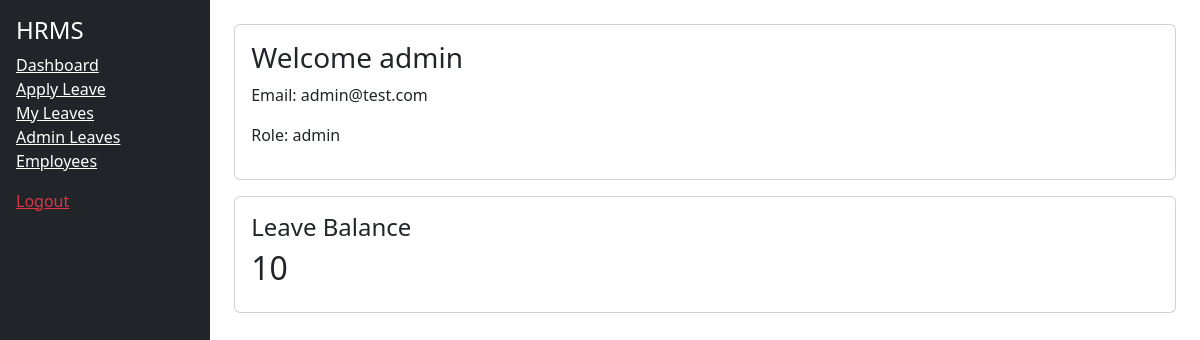
Before: /dashboard (signed in) with the older database file.
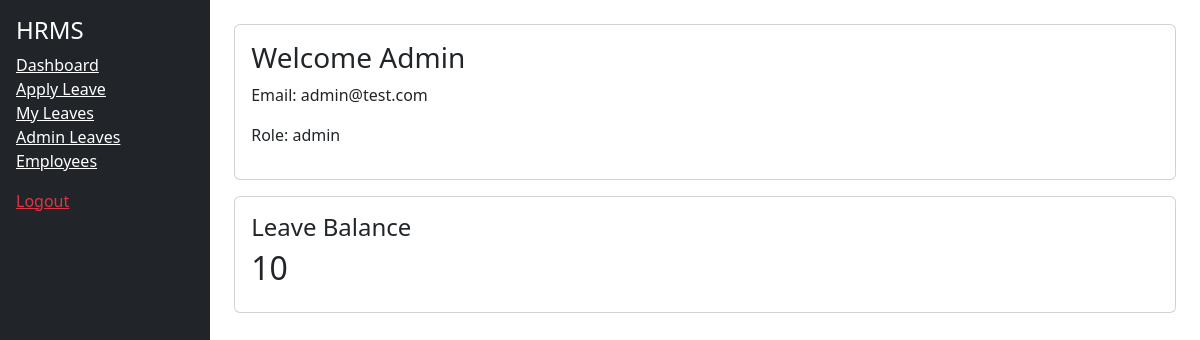
After: the same page with the newer database file.
### app/models.py (models this page shows)
class Employee(Base):
    __tablename__ = "employees"
    id = Column(Integer, primary_key=True)
    name = Column(String)
    email = Column(String, unique=True)
    password = Column(String)
    role = Column(String, default="employee")
    leave_balance = Column(Integer, default=10)

### app/routes/employee.py (the view)
@router.get("/dashboard")
def dashboard(request: Request):
    user_id = request.session.get("user_id")
    if not user_id:
        return RedirectResponse("/")
    db = SessionLocal()
    user = db.query(Employee).get(user_id)
    return templates.TemplateResponse(
        "dashboard.html",
        {"request": request, "user": user}
    )

### templates/dashboard.html
{% extends "base.html" %}
{% block content %}
<div class="card p-3">
    <h3>Welcome {{ user.name }}</h3>
    <p>Email: {{ user.email }}</p>
    <p>Role: {{ user.role }}</p>
</div>
<div class="card p-3 mt-3">
    <h4>Leave Balance</h4>
    <h2>{{ user.leave_balance }}</h2>
</div>
{% endblock %}

Changed rows visible on the page:
changed Employee "admin@test.com": name "admin" → "Admin"
